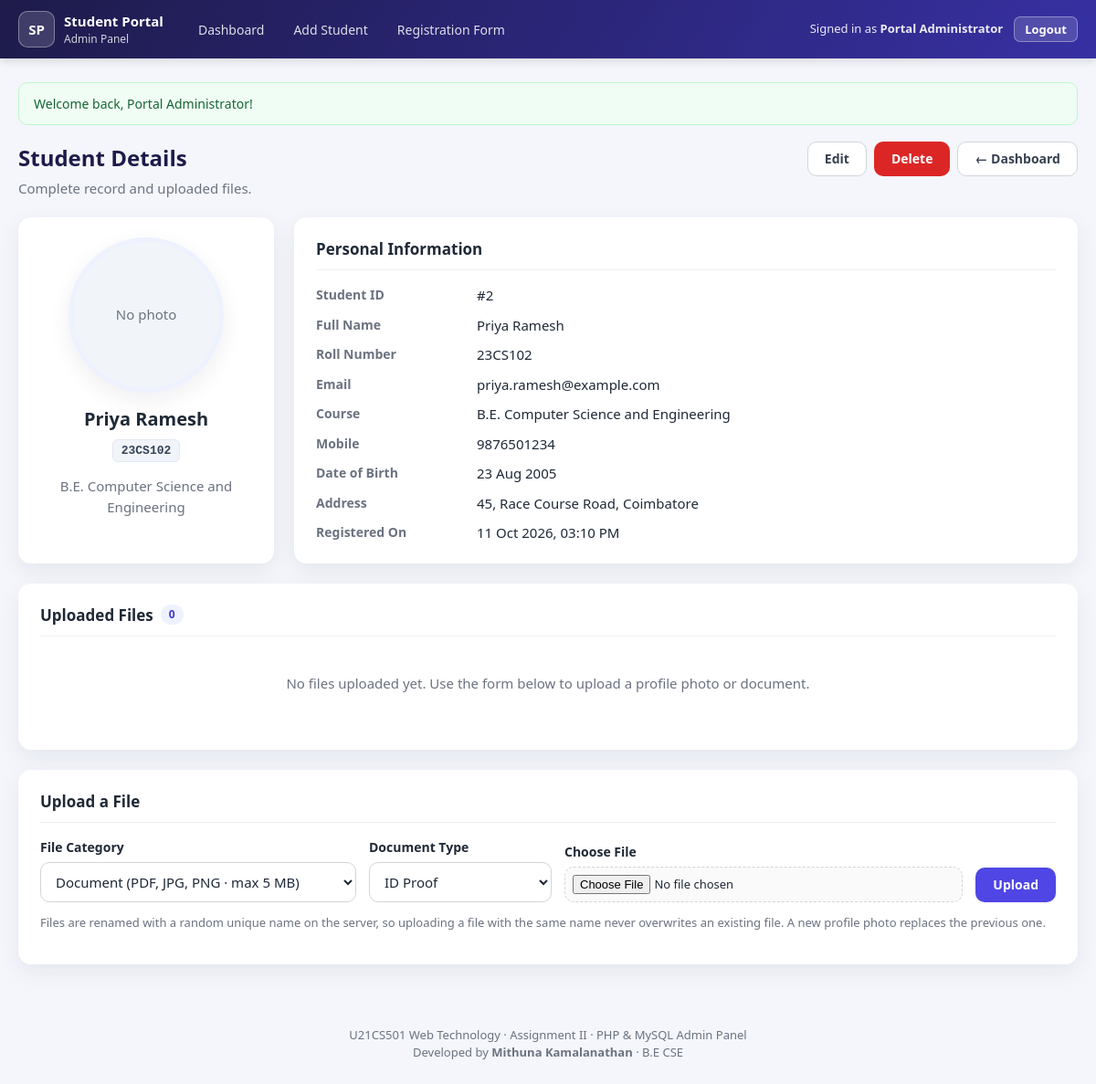
/Question2_PHP/view_student.php?id=2 (signed in), run on the app's committed database.
### tables this page shows
CREATE TABLE students (
    id             INT          NOT NULL AUTO_INCREMENT,
    name           VARCHAR(100) NOT NULL,
    roll_number    VARCHAR(20)  NOT NULL,
    email          VARCHAR(150) NOT NULL,
    course         VARCHAR(100) NOT NULL,
    phone          VARCHAR(15)  NULL,
    date_of_birth  DATE         NULL,
    address        VARCHAR(255) NULL,
    password_hash  VARCHAR(255) NULL,    
    created_at     TIMESTAMP    NOT NULL DEFAULT CURRENT_TIMESTAMP,
    updated_at     TIMESTAMP    NOT NULL DEFAULT CURRENT_TIMESTAMP
                                ON UPDATE CURRENT_TIMESTAMP,
    PRIMARY KEY (id),
    CONSTRAINT uq_students_roll  UNIQUE (roll_number),
    CONSTRAINT uq_students_email UNIQUE (email),
    INDEX idx_students_course (course),
    INDEX idx_students_name (name)
);

### Question2_PHP/includes/functions.php (called while the page is built, shortened)
<?php
function e(?string $value): string
{
    return htmlspecialchars((string) $value, ENT_QUOTES | ENT_SUBSTITUTE, 'UTF-8');
}
function get_id_param(string $name = 'id', int $source = INPUT_GET): ?int
{
    $id = filter_input($source, $name, FILTER_VALIDATE_INT, ['options' => ['min_range' => 1]]);
    return is_int($id) ? $id : null;
}
function find_student(int $id): ?array
{
    $stmt = db()->prepare('SELECT * FROM students WHERE id = :id');
    $stmt->execute([':id' => $id]);
    $student = $stmt->fetch();
    return $student ?: null;
}

### Question2_PHP/config/database.php (called while the page is built, shortened)
<?php
function db(): PDO
{
    static $pdo = null;
    if ($pdo === null) {
        $dsn = sprintf('mysql:host=%s;port=%s;dbname=%s;charset=utf8mb4', DB_HOST, DB_PORT, DB_NAME);
        try {
            $pdo = new PDO($dsn, DB_USER, DB_PASS, [
                PDO::ATTR_ERRMODE            => PDO::ERRMODE_EXCEPTION,
                PDO::ATTR_DEFAULT_FETCH_MODE => PDO::FETCH_ASSOC,
                PDO::ATTR_EMULATE_PREPARES   => false,
            ]);
        } catch (PDOException $e) {
            error_log('Database connection failed: ' . $e->getMessage());
            render_error_page(
                'Database connection failed',
                'The application could not connect to the MySQL database. Please make sure MySQL is running '
                . 'and the settings in config/database.php are correct.',
                500
            );
        }
    }
    return $pdo;
}

### Question2_PHP/view_student.php (the view, shortened to what this page needs)
<?php
require_once __DIR__ . '/includes/auth.php';
$studentId = get_id_param('id');
try {
    $student = find_student($studentId);
    $stmt = db()->prepare(
        'SELECT id, file_category, document_label, original_name, file_type, file_size, upload_date
         FROM student_files WHERE student_id = :sid
         ORDER BY file_category DESC, upload_date DESC, id DESC'
    );
    $stmt->execute([':sid' => $studentId]);
    $files = $stmt->fetchAll();
} catch (PDOException $e) {
    error_log('View student failed: ' . $e->getMessage());
    render_error_page('Database error', 'The student details could not be loaded.');
}
$photo = null;
require __DIR__ . '/includes/header.php';
?>
<div class="page-header">
    <div>
        <h1>Student Details</h1>
        <p class="muted">Complete record and uploaded files.</p>
    </div>
    <div class="button-group">
        <a href="edit_student.php?id=<?= $studentId ?>" class="btn btn-secondary">Edit</a>
        <a href="delete_student.php?id=<?= $studentId ?>" class="btn btn-danger">Delete</a>
        <a href="dashboard.php" class="btn btn-secondary">&larr; Dashboard</a>
    </div>
</div>
<div class="profile-layout">
    <section class="card profile-card">
        <?php if ($photo): ?>
            <img class="profile-photo" src="view_file.php?id=<?= (int) $photo['id'] ?>"
                 alt="Profile photo of <?= e($student['name']) ?>">
        <?php else: ?>
            <div class="profile-photo placeholder">No photo</div>
        <?php endif; ?>
        <h2><?= e($student['name']) ?></h2>
        <span class="badge"><?= e($student['roll_number']) ?></span>
        <p class="muted"><?= e($student['course']) ?></p>
    </section>
    <section class="card">
        <h2 class="section-title">Personal Information</h2>
        <dl class="detail-list">
            <dt>Student ID</dt>     <dd>#<?= (int) $student['id'] ?></dd>
            <dt>Full Name</dt>      <dd><?= e($student['name']) ?></dd>
            <dt>Roll Number</dt>    <dd><?= e($student['roll_number']) ?></dd>
            <dt>Email</dt>          <dd><?= e($student['email']) ?></dd>
            <dt>Course</dt>         <dd><?= e($student['course']) ?></dd>
            <dt>Mobile</dt>         <dd><?= e($student['phone'] ?? '—') ?: '—' ?></dd>
            <dt>Date of Birth</dt>  <dd><?= $student['date_of_birth'] ? e(date('d M Y', strtotime($student['date_of_birth']))) : '—' ?></dd>
            <dt>Address</dt>        <dd><?= e($student['address'] ?? '') ?: '—' ?></dd>
            <dt>Registered On</dt>  <dd><?= e(date('d M Y, h:i A', strtotime($student['created_at']))) ?></dd>
        </dl>
    </section>
</div>
<section class="card">
    <h2 class="section-title">Uploaded Files <span class="count-pill"><?= count($files) ?></span></h2>
    <?php if (!$files): ?>
        <p class="empty">No files uploaded yet. Use the form below to upload a profile photo or document.</p>
    <?php endif; ?>
</section>
<section class="card" id="upload">
    <h2 class="section-title">Upload a File</h2>
    <form method="post" action="upload_file.php" enctype="multipart/form-data" class="upload-form">
        <div class="form-group">
            <label for="category">File Category</label>
            <select id="category" name="category" required>
                <option value="document" selected>Document (PDF, JPG, PNG · max 5 MB)</option>
            </select>
        </div>
        <div class="form-group">
            <label for="document_label">Document Type</label>
            <select id="document_label" name="document_label">
                <?php foreach (DOCUMENT_LABELS as $label): ?>
                    <option value="<?= e($label) ?>"><?= e($label) ?></option>
                <?php endforeach; ?>
            </select>
        </div>
        <div class="form-group grow">
            <label for="file">Choose File</label>
            <input type="file" id="file" name="file" required accept=".pdf,.jpg,.jpeg,.png,.webp">
        </div>
        <button type="submit" class="btn btn-primary">Upload</button>
    </form>
    <p class="muted small">Files are renamed with a random unique name on the server, so uploading a file with the
        same name never overwrites an existing file. A new profile photo replaces the previous one.</p>
</section>
<?php require __DIR__ . '/includes/footer.php'; ?>

### Question2_PHP/css/admin.css (style rules this page uses)
:root { --primary: #4f46e5; --primary-dark: #4338ca; --primary-light: #eef2ff; --header-from: #1e1b4b; --header-to: #3730a3; --bg: #f4f6fb; --surface: #ffffff; --text: #1f2937; --muted: #6b7280; --border: #d1d5db; --row-border: #eef0f4; --danger: #dc2626; --danger-bg: #fef2f2; --success: #16a34a; --success-bg: #f0fdf4; --info: #0284c7; --radius: 10px; --shadow: 0 8px 24px rgba(30, 27, 75, 0.07); }
* { box-sizing: border-box; }
body { margin: 0; font-family: "Segoe UI", Roboto, "Helvetica Neue", Arial, sans-serif; font-size: 15px; line-height: 1.5; color: var(--text); background: var(--bg); }
a { color: var(--primary); }
.muted { color: var(--muted); }
.small { font-size: 13px; }
.page-header { display: flex; justify-content: space-between; align-items: flex-start; gap: 16px; margin-bottom: 20px; flex-wrap: wrap; }
.page-header h1 { margin: 0; font-size: 24px; color: var(--header-from); }
.page-header p { margin: 4px 0 0; }
.button-group { display: flex; gap: 8px; flex-wrap: wrap; }
.card { background: var(--surface); border-radius: 14px; box-shadow: var(--shadow); padding: 22px 24px; margin-bottom: 22px; }
.section-title { font-size: 17px; margin: 0 0 16px; padding-bottom: 10px; border-bottom: 1px solid var(--row-border); display: flex; align-items: center; gap: 8px; }
.count-pill { background: var(--primary-light); color: var(--primary-dark); font-size: 12px; padding: 2px 9px; border-radius: 99px; }
.empty { text-align: center; color: var(--muted); padding: 24px; }
.badge { display: inline-block; background: #f1f5f9; border: 1px solid #e2e8f0; color: #334155; padding: 2px 9px; border-radius: 6px; font-size: 13px; font-weight: 600; font-family: Consolas, "Courier New", monospace; }
.form-group { display: flex; flex-direction: column; margin-bottom: 12px; }
.form-group.grow { flex-grow: 1; }
label { font-weight: 600; font-size: 14px; margin-bottom: 6px; }
input[type="text"], input[type="email"], input[type="tel"], input[type="password"], input[type="date"], input[type="search"], select, textarea { width: 100%; padding: 10px 12px; font: inherit; color: var(--text); background: #fff; border: 1.5px solid var(--border); border-radius: var(--radius); }
input[type="file"] { font: inherit; font-size: 13px; padding: 8px; border: 1.5px dashed var(--border); border-radius: var(--radius); background: #fafafa; width: 100%; }
.upload-form { display: flex; gap: 14px; align-items: flex-end; flex-wrap: wrap; }
.upload-form .form-group { margin-bottom: 0; min-width: 200px; }
.btn { display: inline-block; padding: 9px 18px; border-radius: var(--radius); border: 1.5px solid transparent; font: inherit; font-weight: 600; font-size: 14px; text-decoration: none; cursor: pointer; line-height: 1.3; transition: background 0.15s; }
.btn-primary { background: var(--primary); color: #fff; }
.btn-secondary { background: #fff; color: #374151; border-color: var(--border); }
.btn-danger { background: var(--danger); color: #fff; }
.profile-layout { display: grid; grid-template-columns: 280px 1fr; gap: 22px; }
.profile-card { text-align: center; }
.profile-card h2 { margin: 14px 0 6px; font-size: 20px; }
.profile-photo { width: 170px; height: 170px; border-radius: 50%; object-fit: cover; border: 5px solid var(--primary-light); box-shadow: var(--shadow); }
.profile-photo.placeholder { display: inline-grid; place-items: center; background: #f1f5f9; color: var(--muted); }
.detail-list { display: grid; grid-template-columns: 160px 1fr; gap: 10px 16px; margin: 0; }
.detail-list dt { color: var(--muted); font-weight: 600; font-size: 14px; }
.detail-list dd { margin: 0; }

### data on the page
students: name "Priya Ramesh", roll_number "23CS102", course "B.E. Computer Science and Engineering", id "2", email "priya.ramesh@example.com", phone "9876501234", date_of_birth "23 Aug 2005", address "45, Race Course Road, Coimbatore", created_at "11 Oct 2026, 03:10 PM"

### other printed values
$_SESSION['admin_name'] "Portal Administrator"
$flash['message'] "Welcome back, Portal Administrator!"
count($files) "0"
form field document_label "ID Proof"
